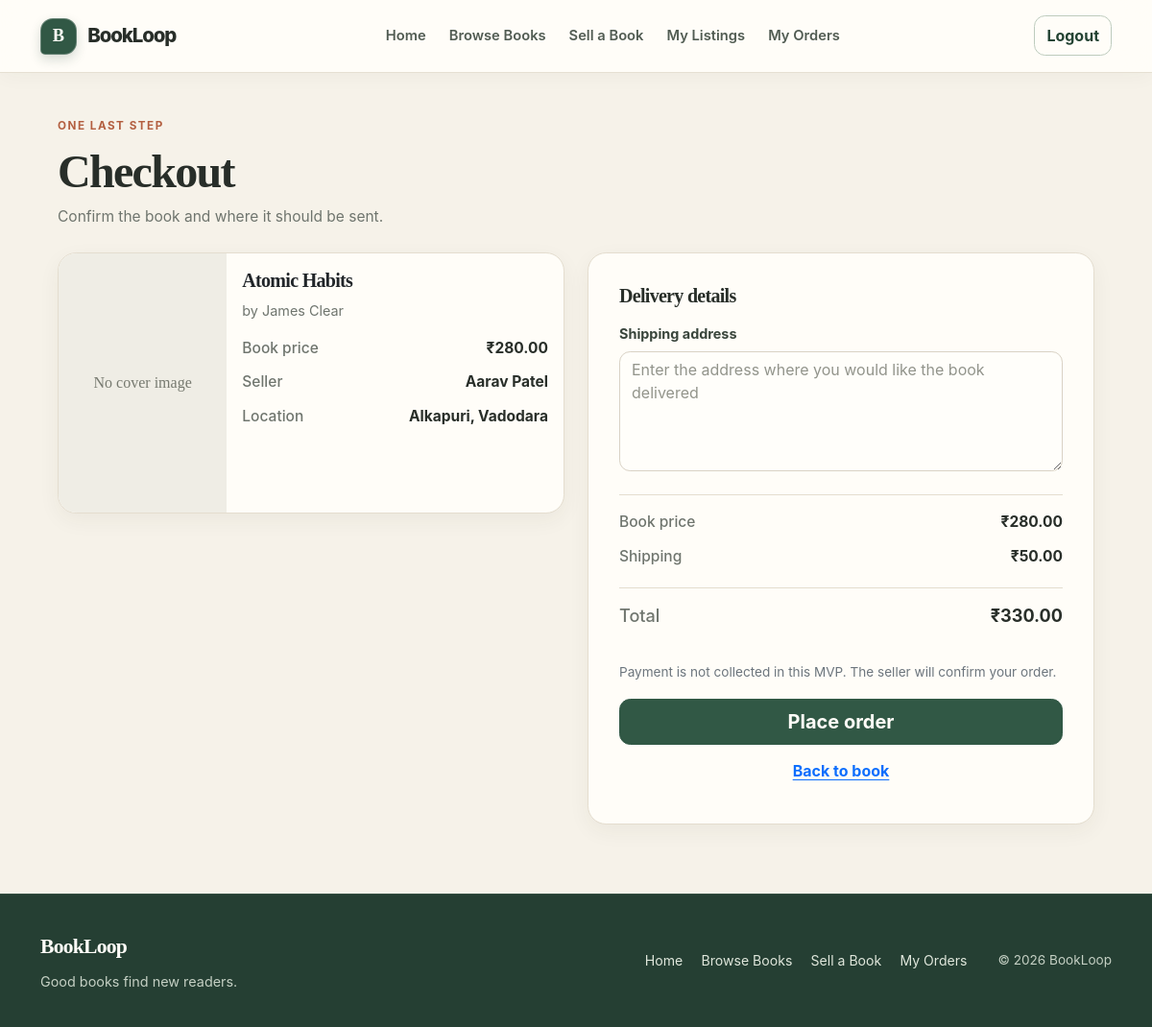
Page /orders/checkout/1/ (signed in) on the committed database.
### apps/books/models.py (models this page shows, shortened)
class BookListing(models.Model):
    class Condition(models.TextChoices):
        NEW = 'New', 'New'
        LIKE_NEW = 'Like New', 'Like New'
        GOOD = 'Good', 'Good'
        FAIR = 'Fair', 'Fair'
    seller = models.ForeignKey(
        settings.AUTH_USER_MODEL,
        on_delete=models.CASCADE,
        related_name='book_listings',
    )
    title = models.CharField(max_length=200)
    author = models.CharField(max_length=200)
    description = models.TextField(blank=True)
    search_embedding = models.JSONField(default=list, blank=True)
    image_embedding = models.JSONField(default=list, blank=True)
    price = models.DecimalField(max_digits=10, decimal_places=2)
    condition = models.CharField(max_length=10, choices=Condition.choices)
    location = models.CharField(max_length=100)
    image = models.ImageField(upload_to='books/', blank=True)
    is_available = models.BooleanField(default=True)
    created_at = models.DateTimeField(auto_now_add=True)

### apps/orders/views.py (the view)
# urls.py: path('checkout/<int:book_id>/', views.checkout, name='checkout'),
@login_required
def checkout(request, book_id):
    book = get_object_or_404(
        BookListing.objects.select_related('seller'),
        pk=book_id,
    )
    if not book.is_available:
        messages.error(request, 'This book is no longer available.')
        return redirect('books:detail', pk=book.pk)
    if book.seller_id == request.user.pk:
        messages.error(request, 'You cannot buy your own listing.')
        return redirect('books:detail', pk=book.pk)
    if request.method == 'POST':
        form = CheckoutForm(request.POST)
        if form.is_valid():
            with transaction.atomic():
                book = get_object_or_404(
                    BookListing.objects.select_for_update(),
                    pk=book_id,
                )
                if not book.is_available:
                    messages.error(request, 'This book was just purchased by someone else.')
                    return redirect('books:detail', pk=book.pk)
                if book.seller_id == request.user.pk:
                    messages.error(request, 'You cannot buy your own listing.')
                    return redirect('books:detail', pk=book.pk)
                order = Order.objects.create(
                    buyer=request.user,
                    book=book,
                    shipping_address=form.cleaned_data['shipping_address'],
                    shipping_cost=SHIPPING_COST,
                    total_price=book.price + SHIPPING_COST,
                    status=Order.Status.PENDING,
                )
                book.is_available = False
                book.save(update_fields=['is_available'])
            return redirect('orders:success', order_id=order.pk)
    else:
        form = CheckoutForm()
    return render(request, 'orders/checkout.html', {
        'book': book,
        'form': form,
        'shipping_cost': SHIPPING_COST,
        'total_price': book.price + SHIPPING_COST,
    })

### apps/orders/forms.py
class CheckoutForm(forms.Form):
    shipping_address = forms.CharField(
        label='Shipping address',
        widget=forms.Textarea(attrs={
            'class': 'form-control',
            'rows': 4,
            'placeholder': 'Enter the address where you would like the book delivered',
        }),
    )

### templates/orders/checkout.html (shortened to what this page needs)
{% extends 'base.html' %}
{% block content %}
<section class="checkout-page">
    <div class="checkout-heading">
        <span class="eyebrow">One last step</span>
        <h1>Checkout</h1>
        <p>Confirm the book and where it should be sent.</p>
    </div>
    <div class="row g-4 align-items-start">
        <div class="col-lg-6">
            <article class="card checkout-book-card">
                <div class="row g-0">
                    <div class="col-sm-4">
                        {% if book.image %}
                            <img class="checkout-book-image" src="{{ book.image.url }}" alt="Cover of {{ book.title }}">
                        {% else %}
                            <div class="checkout-book-image book-card-image-empty"><span>No cover image</span></div>
                        {% endif %}
                    </div>
                    <div class="col-sm-8">
                        <div class="card-body">
                            <h2 class="h5 fw-bold">{{ book.title }}</h2>
                <p class="book-card-author mb-3">by {{ book.author }}</p>
                            <dl class="checkout-book-details mb-0">
                                <div><dt>Book price</dt><dd>₹{{ book.price|floatformat:2 }}</dd></div>
                                <div><dt>Seller</dt><dd>{{ book.seller.get_full_name|default:book.seller.username }}</dd></div>
                                <div><dt>Location</dt><dd>{{ book.location }}</dd></div>
                            </dl>
                        </div>
                    </div>
                </div>
            </article>
        </div>
        <div class="col-lg-6">
            <form method="post" class="card card-body checkout-form">
                <h2 class="h5 fw-bold mb-3">Delivery details</h2>
                <div class="mb-4">
                    <label class="form-label" for="{{ form.shipping_address.id_for_label }}">{{ form.shipping_address.label }}</label>
                    {{ form.shipping_address }}
                </div>
                <div class="checkout-total mb-4">
                    <div><span>Book price</span><strong>₹{{ book.price|floatformat:2 }}</strong></div>
                    <div><span>Shipping</span><strong>₹{{ shipping_cost|floatformat:2 }}</strong></div>
                    <div class="checkout-grand-total"><span>Total</span><strong>₹{{ total_price|floatformat:2 }}</strong></div>
                </div>
                <p class="small text-secondary">Payment is not collected in this MVP. The seller will confirm your order.</p>
                <button class="btn btn-brand btn-lg w-100" type="submit">Place order</button>
                <a class="btn btn-link mt-2" href="{% url 'books:detail' book.pk %}">Back to book</a>
            </form>
        </div>
    </div>
</section>
{% endblock %}

### static/css/style.css (style rules this page uses)
:root { color-scheme: light; --loop-paper: #f6f2e9; --loop-paper-deep: #eee8dc; --loop-surface: #fffdf8; --loop-ink: #282e29; --loop-muted: #6f756e; --loop-forest: #315845; --loop-forest-deep: #234333; --loop-clay: #b35f40; --loop-clay-dark: #91482f; --loop-line: #e4ddcf; --loop-soft-green: #edf2e9; --loop-soft-clay: #f5e9df; --loop-radius: 1.2rem; --loop-shadow: 0 18px 45px rgba(50, 47, 38, 0.08); --loop-shadow-soft: 0 7px 22px rgba(50, 47, 38, 0.055); }
* { min-width: 0; }
html { scroll-behavior: smooth; background: var(--loop-paper); }
body { display: flex; min-height: 100vh; flex-direction: column; background: var(--loop-paper); color: var(--loop-ink); font-family: Inter, ui-sans-serif, system-ui, -apple-system, "Segoe UI", sans-serif; font-size: 0.97rem; line-height: 1.6; -webkit-font-smoothing: antialiased; }
h1, h2, h3, h4, h5, h6 { color: var(--loop-ink); font-family: Georgia, "Times New Roman", serif; font-weight: 600; letter-spacing: -0.035em; line-height: 1.18; text-wrap: balance; }
p { text-wrap: pretty; }
a { color: var(--loop-forest); text-underline-offset: 0.2em; }
.btn { min-height: 42px; border-radius: 0.72rem; font-weight: 650; transition: transform 150ms ease, box-shadow 150ms ease, background-color 150ms ease; }
.btn-brand { border-color: var(--loop-forest); background: var(--loop-forest); color: #fffdf8; }
.form-control, .form-select { min-height: 46px; border-color: #d9d2c5; border-radius: 0.7rem; background-color: #fffefa; color: var(--loop-ink); }
textarea.form-control { min-height: 125px; }
.form-control::placeholder { color: #92948b; }
.form-label { margin-bottom: 0.45rem; color: #39453c; font-size: 0.9rem; font-weight: 680; }
.eyebrow { display: inline-block; margin-bottom: 0.7rem; color: var(--loop-clay); font-size: 0.73rem; font-weight: 750; letter-spacing: 0.13em; line-height: 1.4; text-transform: uppercase; }
.book-card-image-empty { background: linear-gradient(145deg, rgba(255, 255, 255, 0.45), transparent 65%), #ece9df; color: #777a70; font-family: Georgia, "Times New Roman", serif; font-size: 1rem; }
.book-card-author { color: var(--loop-muted); font-size: 0.9rem; }
.form-page-heading, .checkout-heading { margin-bottom: 1.5rem; }
.form-page-heading h1, .checkout-heading h1, .auth-heading h1 { margin-bottom: 0.45rem; font-size: clamp(2rem, 4.5vw, 3rem); }
.form-page-heading p, .checkout-heading p { margin-bottom: 0; color: var(--loop-muted); }
.listing-form, .checkout-form, .auth-card { border: 1px solid var(--loop-line); border-radius: var(--loop-radius); background: var(--loop-surface); box-shadow: var(--loop-shadow-soft); }
.listing-form, .checkout-form { padding: clamp(1.25rem, 3vw, 2rem); }
.checkout-page { max-width: 1080px; margin: 0 auto; }
.checkout-book-card, .order-success { overflow: hidden; border: 1px solid var(--loop-line); border-radius: var(--loop-radius); background: var(--loop-surface); box-shadow: var(--loop-shadow-soft); }
.checkout-book-image { display: grid; width: 100%; height: 100%; min-height: 270px; place-items: center; background: #efede5; object-fit: contain; padding: 0.8rem; }
.checkout-book-details > div, .checkout-total > div, .order-summary > div { display: flex; justify-content: space-between; gap: 1rem; }
.checkout-book-details dt, .checkout-total span, .order-summary dt { color: var(--loop-muted); font-weight: 500; }
.checkout-book-details dd, .checkout-total strong, .order-summary dd { margin-bottom: 0.65rem; color: var(--loop-ink); font-weight: 680; text-align: right; overflow-wrap: anywhere; }
.checkout-total { padding-top: 1rem; border-top: 1px solid var(--loop-line); }
.checkout-grand-total { margin-top: 0.55rem; padding-top: 0.9rem; border-top: 1px solid var(--loop-line); color: var(--loop-forest-deep); font-size: 1.13rem; }
.checkout-form textarea { border-color: #d9d2c5; border-radius: 0.7rem; }

### rows in the picture
BookListing: title "Atomic Habits", author "James Clear", price "280.00", seller.get_full_name "Aarav Patel", location "Alkapuri, Vadodara"

### other values in the picture
{{ shipping_cost|floatformat:2 }} "50.00"
{{ total_price|floatformat:2 }} "330.00"
